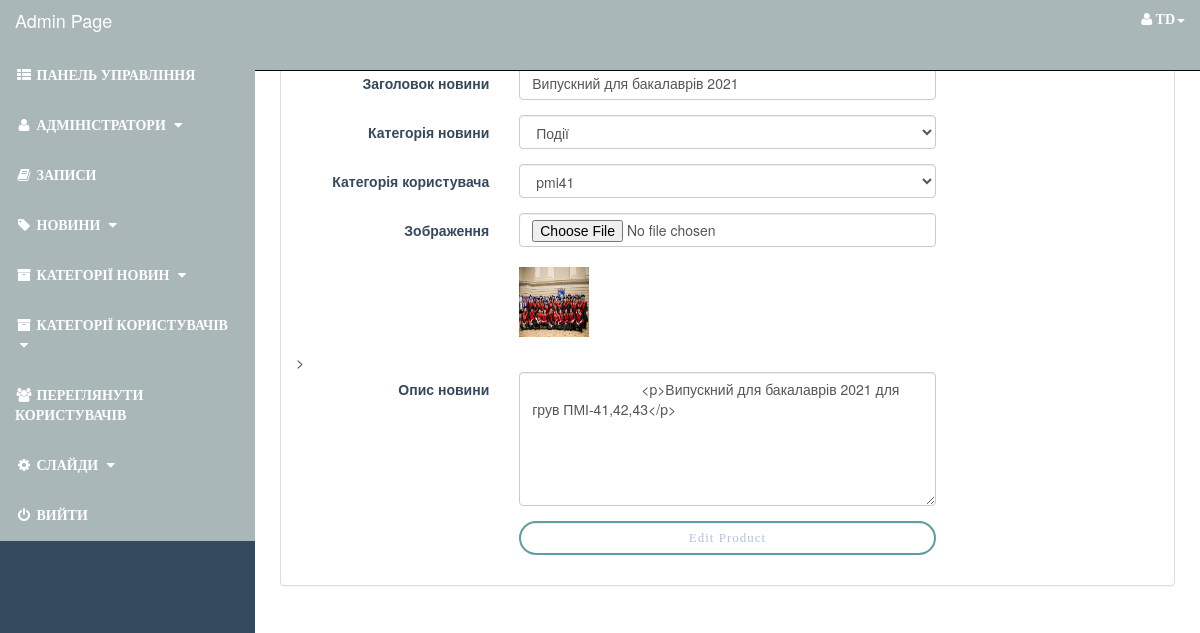
Page /admin_area/index.php?edit_product=2 (signed in) on the earlier database version.
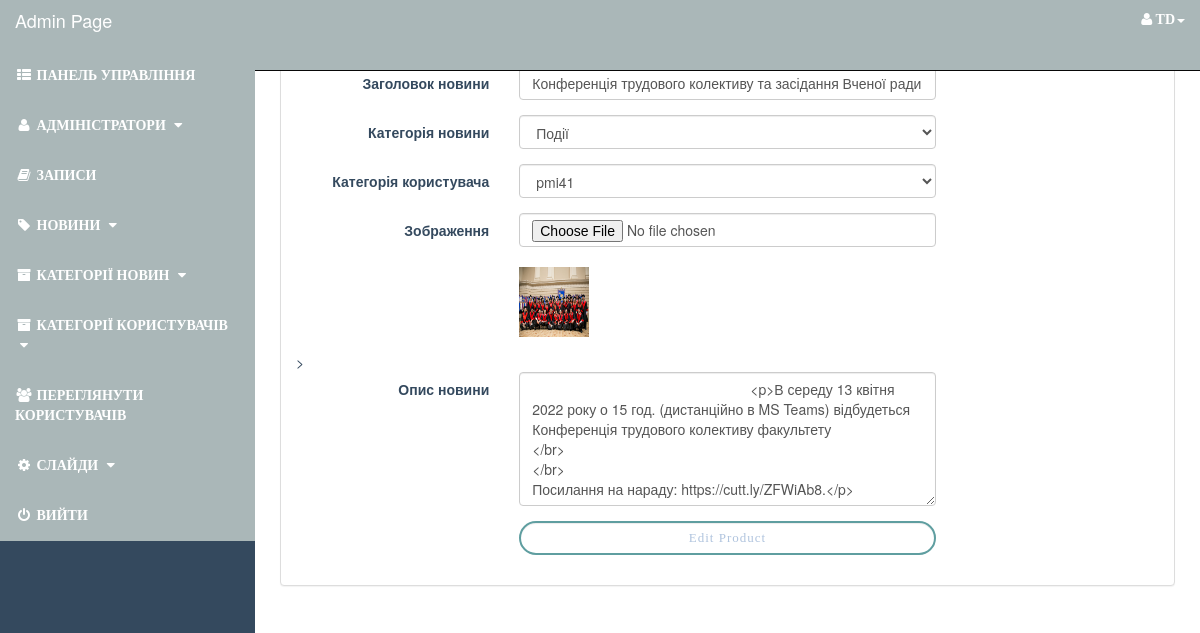
Same page on the later database version.
### tables this page shows
CREATE TABLE `events` (
  `event_id` int(10) NOT NULL,
  `e_cat_id` int(10) NOT NULL,
  `cat_id` int(10) NOT NULL,
  `date` timestamp NOT NULL DEFAULT current_timestamp() ON UPDATE current_timestamp(),
  `event_title` text NOT NULL,
  `event_img1` text NOT NULL,
  `event_keywords` text NOT NULL,
  `event_desc` text NOT NULL
);

### admin_area/edit_product.php (the view, shortened to what this page needs)
<?php
    if(!isset($_SESSION['admin_email'])){
        echo "<script>window.open('login.php','_self')</script>";
    }else{
?>
<?php
    if(isset($_GET['edit_product'])){
        $edit_id = $_GET['edit_product'];
        $get_p = "select * from events where event_id='$edit_id'";
        $run_edit = mysqli_query($con,$get_p);
        $row_edit = mysqli_fetch_array($run_edit);
        $e_cat = $row_edit['e_cat_id'];
        $cat = $row_edit['cat_id'];
        $event_title = $row_edit['event_title'];
        $event_img1 = $row_edit['event_img1'];
        $event_desc = $row_edit['event_desc'];
    }
        $get_p_cat = "select * from event_categories where e_cat_id='$e_cat'";
        $run_p_cat = mysqli_query($con,$get_p_cat);
        $row_p_cat = mysqli_fetch_array($run_p_cat);
        $p_cat_title = $row_p_cat['e_cat_title'];
        $get_cat = "select * from customer_categories where cat_id='$cat'";
        $run_cat = mysqli_query($con,$get_cat);
        $row_cat = mysqli_fetch_array($run_cat);
        $cat_title = $row_cat['cat_group'];
?>
<!DOCTYPE html>
<html lang="en">
<head>
    <link rel="stylesheet" href="css/bootstrap-337.min.css">
    <link rel="stylesheet" href="font-awsome/css/font-awesome.min.css">
    <link rel="stylesheet" href="css/style.css">
</head>
<body>
<div class="row">
    <div class="col-lg-12">
    </div>
</div>
<div class="row">
    <div class="col-lg-12">
        <div class="panel panel-default">
           <div class="panel-heading">
               <h3 class="panel-title">
               </h3>
           </div>
           <div class="panel-body">
               <form method="post" class="form-horizontal" enctype="multipart/form-data">
                   <div class="form-group">
                      <label class="col-md-3 control-label"> Заголовок новини </label>
                      <div class="col-md-6">
                          <input name="event_title" type="text" class="form-control" required value="<?php echo $event_title; ?>">
                      </div>
                   </div>
                   <div class="form-group">
                      <label class="col-md-3 control-label"> Категорія новини </label>
                      <div class="col-md-6">
                          <select name="product_cat" class="form-control">
                              <option value="<?php echo $e_cat; ?>"> <?php echo $p_cat_title; ?> </option>
                          </select>
                      </div>
                   </div>
                   <div class="form-group">
                      <label class="col-md-3 control-label"> Категорія користувача </label>
                      <div class="col-md-6">
                          <select name="cat" class="form-control">
                              <option value="<?php echo $cat; ?>"> <?php echo $cat_title; ?> </option>
                          </select>
                      </div>
                   </div>
                   <div class="form-group">
                      <label class="col-md-3 control-label"> Зображення </label>
                      <div class="col-md-6">
                          <input name="event_img1" type="file" class="form-control" required>
                          <br>
                          <img width="70" height="70" src="product_images/<?php echo $event_img1; ?>" alt="<?php echo $event_img1; ?>">
                      </div>
                   </div>
                   >
                   <div class="form-group">
                      <label class="col-md-3 control-label"> Опис новини </label>
                      <div class="col-md-6">
                          <textarea name="event_desc" cols="19" rows="6" class="form-control">
                            <?php echo $event_desc; ?>
                          </textarea>
                      </div>
                   </div>
                   <div class="form-group">
                      <label class="col-md-3 control-label"></label>
                      <div class="col-md-6">
                          <input name="submit" value="Edit Product" type="submit" class="btn btn-primary form-control">
                      </div>
                   </div>
               </form>
           </div>
        </div>
    </div>
</div>
</body>
</html>
<?php } ?>

Differences in the rows shown:
changed events: event_title "Випускний для бакалаврів 2021" → "Конференція трудового колективу та засідання Вченої ради"; event_desc "<p>Випускний для бакалаврів 2021 для грув ПМІ-41,42,43</p>" → "<p>В середу 13 квітня 2022 року о 15 год. (дистанційно в MS Teams) відбудеться Конференція трудового колективу факультету </br> </br> Посилання на нараду: https://cutt.ly/ZFWiAb8.</p>"
